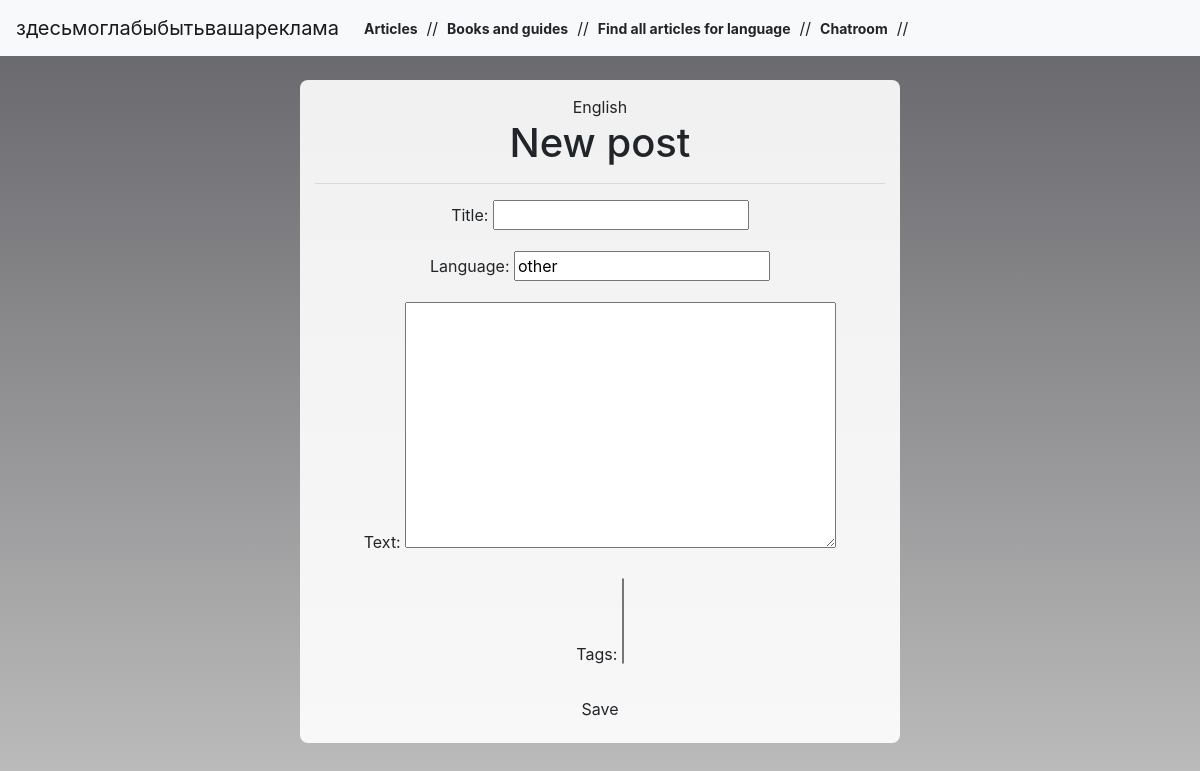
The app's page /articles/create, older data.
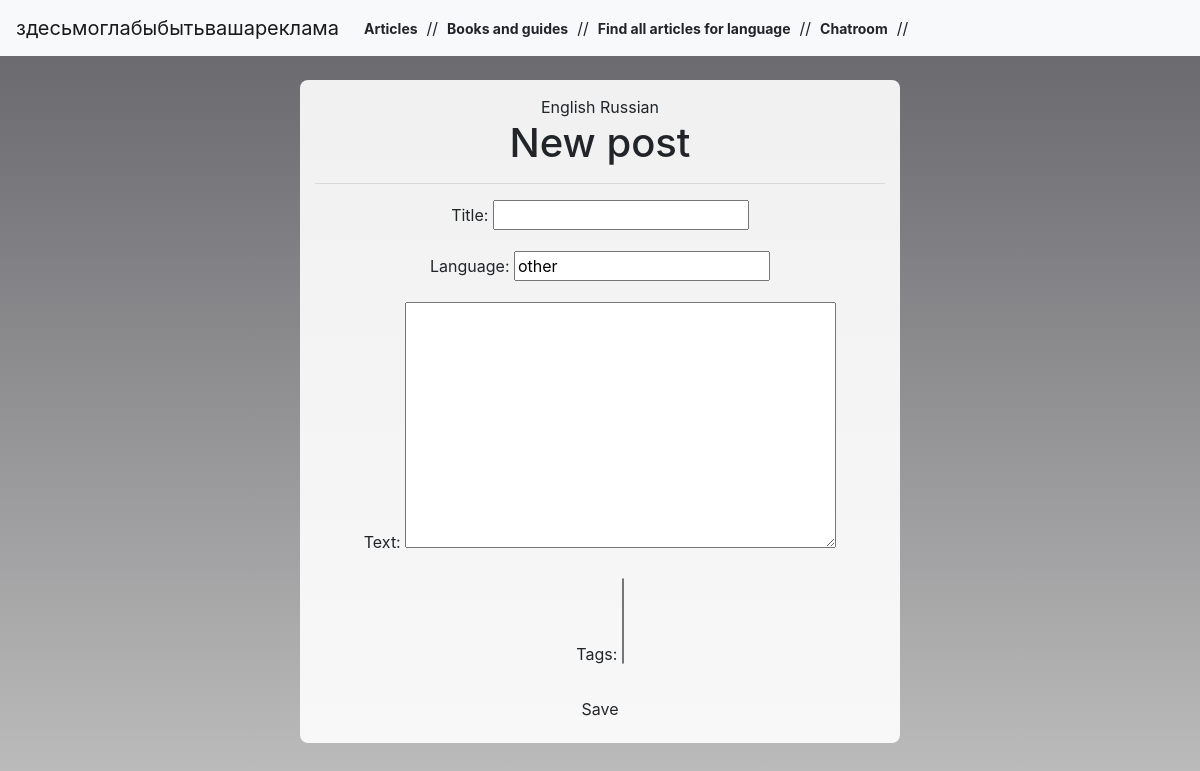
The same page, newer data.
### blog/models.py (models this page shows, shortened)
class Language(models.Model):
    name = models.CharField(max_length=50)
    group = models.CharField(max_length=50)

### blog/views.py (the view)
# urls.py: path('articles/create', views.create, name='create'),
def create(request):
    langs = Language.objects.all()
    if request.method == "POST":
        form = CreateForm(request.POST)
        if form.is_valid():
            post = form.save(commit=False)
            post.author = request.user
            post.date = timezone.now()
            post.save()
            return redirect('post_detail', pk=post.pk)
    else:
        form = CreateForm()
    return render(request, 'create_article.html', {'form': form, 'langs': langs})

### blog/forms.py
class CreateForm(forms.ModelForm):
    class Meta:
        model = Article
        fields = ('title', 'language', 'text', 'tags',)

### blog/templates/create_article.html
{% extends 'base.html' %}
{% block content %}
<td>
    <center>
        {% for i in langs %}
        {{ i.name }}
        {% endfor %}
    <h1>New post</h1>
        <hr>
    <form method="POST" class="post-form">{% csrf_token %}
        {{ form.as_p }}
        <button type="submit" class="save btn btn-default">Save</button>
    </form>
    </center>
</td>
{% endblock %}

Row changes from the older to the newer data that the page shows:
added Language: name "Russian"
